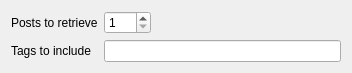
<?xml version="1.0" encoding="UTF-8"?>
<ui version="4.0">
 <class>FetchDialog</class>
 <widget class="QWidget" name="FetchDialog">
  <property name="geometry">
   <rect>
    <x>0</x>
    <y>0</y>
    <width>352</width>
    <height>62</height>
   </rect>
  </property>
  <property name="windowTitle">
   <string/>
  </property>
  <layout class="QFormLayout" name="formLayout">
   <property name="fieldGrowthPolicy">
    <enum>QFormLayout::ExpandingFieldsGrow</enum>
   </property>
   <item row="0" column="0">
    <widget class="QLabel" name="label">
     <property name="text">
      <string>Posts to retrieve</string>
     </property>
    </widget>
   </item>
   <item row="1" column="0">
    <widget class="QLabel" name="label_2">
     <property name="text">
      <string>Tags to include</string>
     </property>
    </widget>
   </item>
   <item row="1" column="1">
    <widget class="KLineEdit" name="tagLineEdit">
     <property name="sizePolicy">
      <sizepolicy hsizetype="MinimumExpanding" vsizetype="Fixed">
       <horstretch>0</horstretch>
       <verstretch>0</verstretch>
      </sizepolicy>
     </property>
     <property name="toolTip">
      <string>Tags to include in search (optional)</string>
     </property>
     <property name="clickMessage">
      <string>Tags, comma separated</string>
     </property>
    </widget>
   </item>
   <item row="0" column="1">
    <widget class="KIntSpinBox" name="postSpinBox">
     <property name="toolTip">
      <string>Number of posts to retrieve (max 100)</string>
     </property>
     <property name="minimum">
      <number>1</number>
     </property>
     <property name="maximum">
      <number>100</number>
     </property>
    </widget>
   </item>
  </layout>
 </widget>
 <customwidgets>
  <customwidget>
   <class>KIntSpinBox</class>
   <extends>QSpinBox</extends>
   <header>knuminput.h</header>
  </customwidget>
  <customwidget>
   <class>KLineEdit</class>
   <extends>QLineEdit</extends>
   <header>klineedit.h</header>
  </customwidget>
 </customwidgets>
 <resources/>
 <connections/>
</ui>
